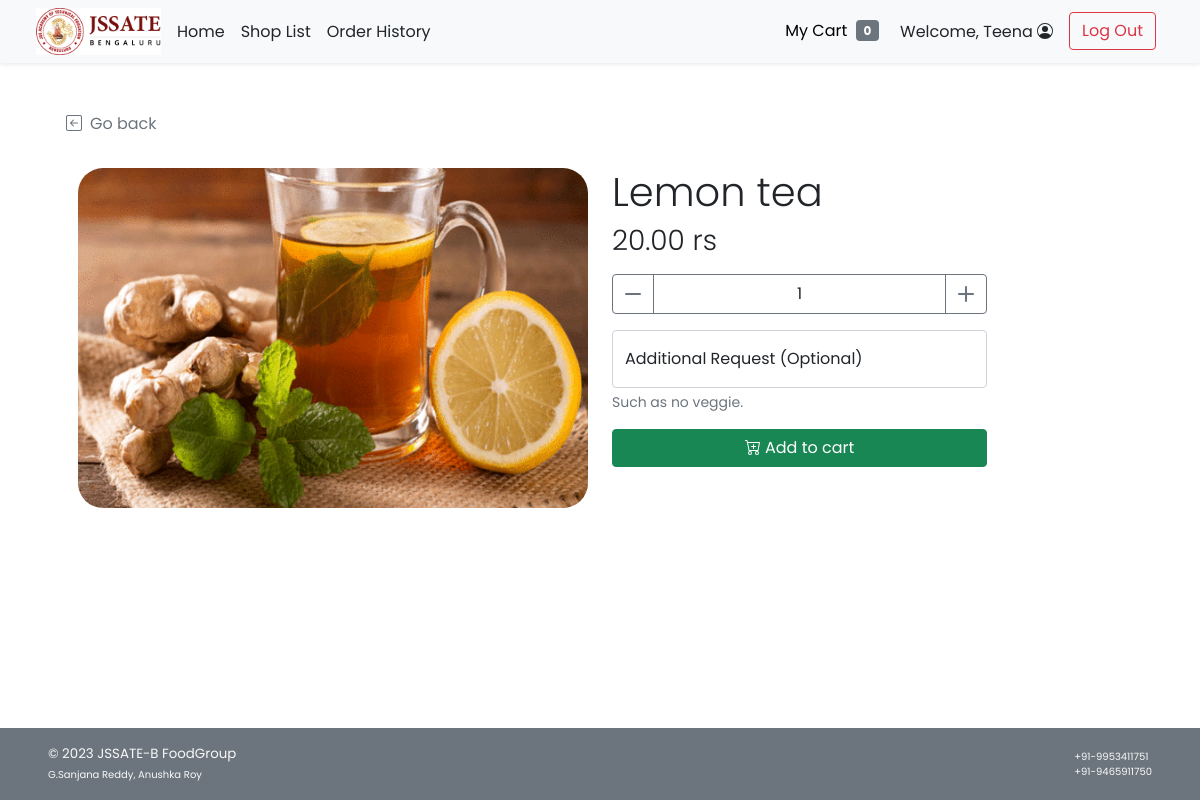
The page /food_item.php?s_id=1&f_id=1 (signed in) on the database its author committed.
### tables this page shows
CREATE TABLE `food` (
  `f_id` int(11) NOT NULL,
  `s_id` int(11) NOT NULL,
  `f_name` varchar(100) NOT NULL,
  `f_price` decimal(6,2) NOT NULL,
  `f_todayavail` tinyint(4) NOT NULL DEFAULT 1 COMMENT 'Food is available to order or not',
  `f_preorderavail` tinyint(4) NOT NULL DEFAULT 1,
  `f_pic` text DEFAULT NULL
);

### food_item.php (the view, shortened to what this page needs)
<!DOCTYPE html>
<html lang="en">
<head>
    <?php
        include("conn_db.php");
        include('head.php');
    ?>
    <link href="css/main.css" rel="stylesheet">
    <link href="css/menu.css" rel="stylesheet">
</head>
<body class="d-flex flex-column h-100">
    <?php
        include('nav_header.php');
        $s_id = $_GET["s_id"];
        $f_id = $_GET["f_id"];
        $query = "SELECT f.*,s.s_status,s.s_preorderstatus FROM food f INNER JOIN shop s ON f.s_id = s.s_id WHERE f.s_id = {$s_id} AND f.f_id = {$f_id} LIMIT 0,1";
        $result = $mysqli -> query($query);
        $food_row = $result -> fetch_array();
    ?>
    <div class="container px-5 py-4" id="shop-body">
        <div class="row my-4">
            <a class="nav nav-item text-decoration-none text-muted mb-2" href="#" onclick="history.back();">
                <i class="bi bi-arrow-left-square me-2"></i>Go back
            </a>
        </div>
        <div class="row row-cols-1 row-cols-md-2 mb-5">
            <div class="col mb-3 mb-md-0">
                <img
                    <?php
                        if(is_null($food_row["f_pic"])){echo "src='img/default.png'";}
                        else{echo "src=\"img/{$food_row['f_pic']}\"";}
                    ?>
                    class="img-fluid rounded-25 float-start"
                    alt="<?php echo $food_row["f_name"]?>">
            </div>
            <div class="col text-wrap">
                <h1 class="fw-light"><?php echo $food_row["f_name"]?></h1>
                <h3 class="fw-light"><?php echo $food_row["f_price"]?> rs</h3>
                <div class="form-amount">
                    <form class="mt-3" method="POST" action="add_item.php">
                        <div class="input-group mb-3">
                            <button id="sub_btn" class="btn btn-outline-secondary" type="button" title="subtract amount" onclick="sub_amt('amount')">
                                <i class="bi bi-dash-lg"></i>
                            </button>
                            <input type="number" class="form-control text-center border-secondary" id="amount"
                                name="amount" value="1" min="1" max="99">
                            <button id="add_btn" class="btn btn-outline-secondary" type="button" title="add amount" onclick="add_amt('amount')">
                                <i class="bi bi-plus-lg"></i>
                            </button>
                        </div>
                        <div class="form-floating mb-3">
                            <input type="text" class="form-control" id="addrequest" name="request" placeholder=" ">
                            <label for="addrequest" class="d-inline-text">Additional Request (Optional)</label>
                            <div id="addrequest_helptext" class="form-text">
                                Such as no veggie.
                            </div>
                        </div>
                        <button class="btn btn-success w-100" type="submit" title="add to cart" name="addtocart"
                        >
                             Add to cart
                        </button>
                    </form>
                </div>
            </div>
        </div>
    </div>
    <footer
        class="footer d-flex flex-wrap justify-content-between align-items-center px-5 py-3 mt-auto bg-secondary text-light">
        <span class="smaller-font">&copy; 2023 JSSATE-B FoodGroup <br /><span class="xsmall-font">G.Sanjana Reddy, Anushka Roy</span></span>
        <span class="xsmall-font"> +91-9953411751 <br /><span class="xsmall-font">+91-9465911750</span></span>
    </footer>
</body>
</html>

### css/main.css (style rules this page uses)
html { height: 100%; }
body { height: 100%; padding-top: 4rem; margin-bottom: -50px; font-family: 'Poppins', 'Noto Sans Thai', sans-serif; }
a { cursor: pointer; }
.bi { vertical-align: -.125em; fill: currentColor; }
.smaller-font { font-size: smaller; }
.xsmall-font { font-size: x-small; }
.rounded-25 { border-radius: 25px; }

### css/menu.css (style rules this page uses)
html, body { height: 100%; }
input[type=number] { -moz-appearance: textfield; }
.form-amount { max-width: 375px; }

### rows shown on the page
food: f_pic (picture), f_name "Lemon tea", f_price "20.00"

### other values the page prints
$_SESSION['firstname'] "Teena"
